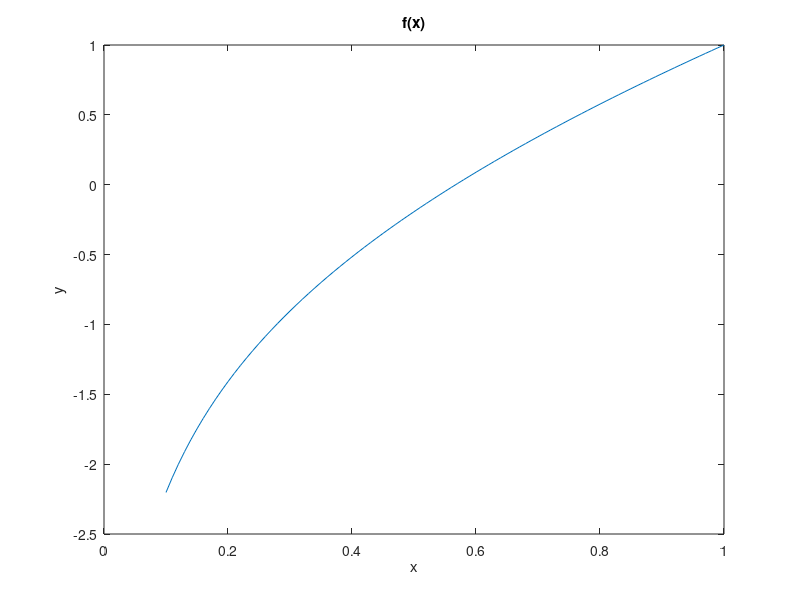
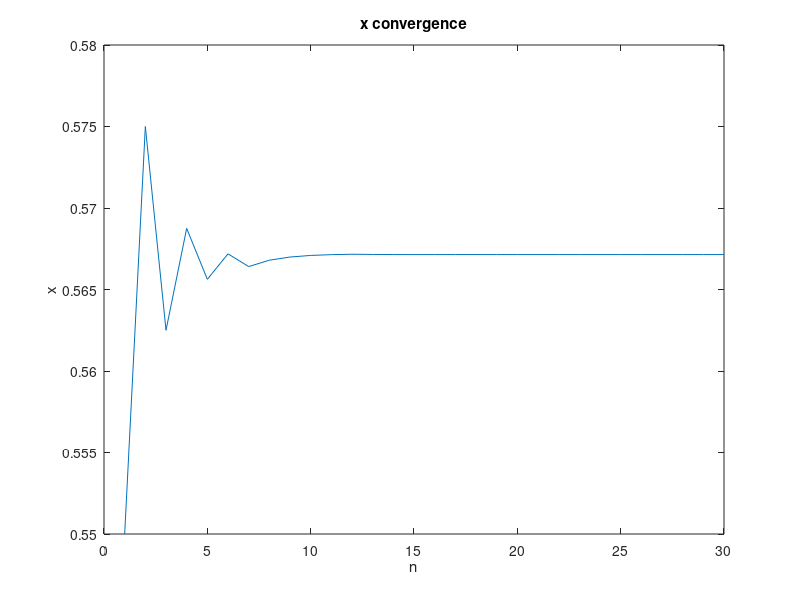
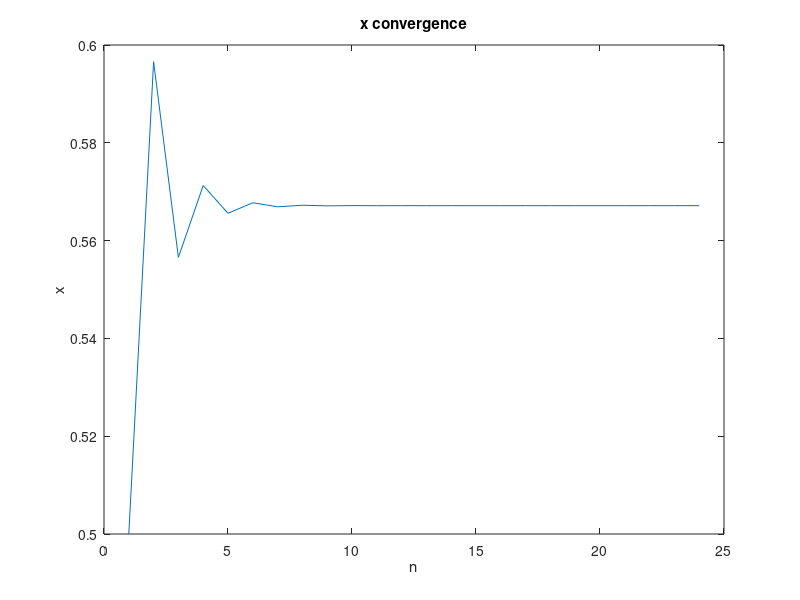
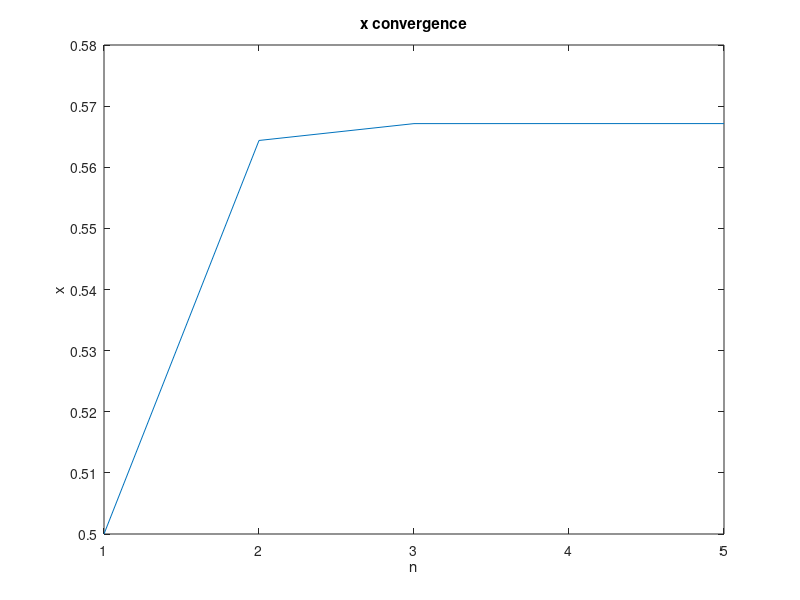

MATLAB code to generate these figures, in order:
1;

function y = f (x)
  y = x + log(x);
end

function y = fp(x)
  y = 1/x + 1;
end

% 1.a
xs = 0.1:0.01:1;
ys = f(xs);

plot(xs, ys);
xlabel('x');
ylabel('y');
title('f(x)');
print('1.a.png', '-dpng');

% 1.b.i

y = 0;
left = 0.5;
right = 0.6;
xs = []

while abs(left-right)>1e-10
  mid = (left+right)/2;
  xs = [xs, mid];
  y = f(mid);
  if y > 0
    right = mid;
  else
    left = mid;
  end
end

left
right
y

plot(1:length(xs), xs);
xlabel('n');
ylabel('x');
title('x convergence');
print('1.b.i.png', '-dpng');

% 1.b.ii

function y = g(x)
  y = x - f(x)/2;
end

x = 0.5;
last_x = -100000000;

xs = [x];

while abs(x-last_x)>1e-10
  last_x = x;
  x = g(x);
  xs = [xs, x];
end
x

plot(1:length(xs), xs);
xlabel('n');
ylabel('x');
title('x convergence');
print('1.b.ii.png', '-dpng');

% 1.b.iii

x = 0.5;
last_x = -100000000;

xs = [x];

while abs(x-last_x)>1e-10
  last_x = x;
  x -= f(x)/fp(x);
  xs = [xs, x];
end
x

plot(1:length(xs), xs);
xlabel('n');
ylabel('x');
title('x convergence');
print('1.b.iii.png', '-dpng');

% 1.b.iv

x = 0.6;
last_x = 0.5;

xs = [last_x, x];

while abs(x-last_x)>1e-10
  tmp_x = x;
  x -= f(x)*(x-last_x)/(f(x)-f(last_x));
  last_x = tmp_x;
  xs = [xs, x];
end
x

plot(1:length(xs), xs);
xlabel('n');
ylabel('x');
title('x convergence');
print('1.b.iv.png', '-dpng');
